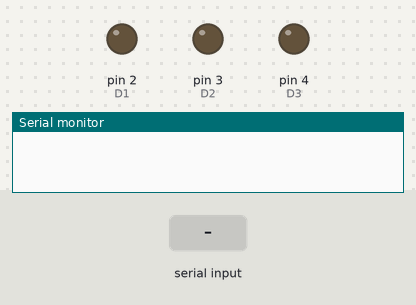
Bench run of a sketch on a simulated Arduino Uno, built with avr-gcc and run on an emulated ATmega328P. Shown: output pins drawn as LEDs (lit = HIGH), the last lines printed to the serial monitor. The test bench sets the inputs (shaded band). At 6.3 s the program stops and its outputs stay as they are.

Above: at 1.2 s.
1.3 s: "A" received over Serial
At 2.8 s:
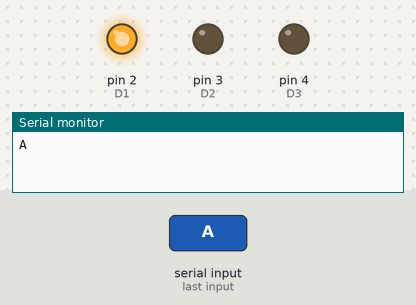
Timing chart, 0 to 5.8 s (numbered marks = the images above; inputs shaded):
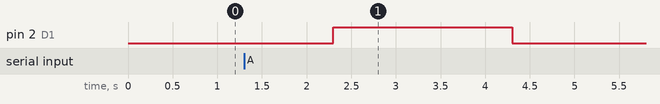

Measured:
- after the input at 1.3 s, pin 2 (D1): LOW → HIGH after 1.0 s, → LOW 2.0 s later

The sketch:

BRAILLE_code.ino
```cpp
int len;
int i=0;

String str;
//========OUTPUT PIN======

int D1 = 2;
int D2 = 3;
int D3 = 4;
int D4 = 5;
int D5 = 6;
int D6 = 7;

void setup()
{

  pinMode(D1, OUTPUT);
  pinMode(D2, OUTPUT);
  pinMode(D3, OUTPUT);
  pinMode(D4, OUTPUT);
  pinMode(D5, OUTPUT);
  pinMode(D6, OUTPUT);

  Serial.begin(9600);

}


void loop()
{


    while(Serial.available()== 0)
    {
    }
        str = Serial.readString();

      str.toUpperCase();

    for(;i<str.length();i++)
     {
      Serial.println(str[i]);

 //============================================
  switch (str[i])
  {
      case 'A': letterPrint(1,0,0,0,0,0);break;
      case 'B': letterPrint(1,0,1,0,0,0);break;

      case 'C': letterPrint(1,1,0,0,0,0);break;

      case 'D': letterPrint(1,1,0,1,0,0); break;

      case 'E': letterPrint(1,0,0,1,0,0); break;

      case 'F': letterPrint(1,1,1,0,0,0); break;

      case 'G': letterPrint(1,1,1,1,0,0); break;

      case 'H': letterPrint(1,0,1,1,0,0); break;

      case 'I': letterPrint(0,1,1,0,0,0); break;

      case 'J':  letterPrint(0,1,1,1,0,0); break;

      case 'K':  letterPrint(1,0,0,0,1,0); break;

      case 'L':  letterPrint(1,0,1,0,1,0);break;

      case 'M':  letterPrint(1,1,0,0,1,0);break;

      case 'N':  letterPrint(1,1,0,1,1,0);break;

      case 'O':  letterPrint(1,0,0,1,1,0);break;

      case 'P':  letterPrint(1,1,1,0,1,0);break;

      case 'Q':  letterPrint(1,1,1,1,1,0);break;

      case 'R':  letterPrint(1,0,1,1,1,0);break;

      case 'S':  letterPrint(0,1,1,0,1,0);break;

      case 'T':  letterPrint(0,1,1,1,1,0);break;

      case 'U':  letterPrint(1,0,0,0,1,1);break;

      case 'V':  letterPrint(1,0,1,0,1,1);break;

      case 'W':  letterPrint(0,1,1,1,0,1);break;

      case 'X':  letterPrint(1,1,0,0,1,1);break;

      case 'Y':  letterPrint(1,1,0,1,1,1);break;

      case 'Z':  letterPrint(1,0,0,1,1,1);break;

      default:
        Serial.println("SORRY");

        }
 letterPrint(0,0,0,0,0,0);
     }
     Serial.end();

 //=================STOP============================

  //================================================

}

//===============================================
void letterPrint(int d1sta,int d2sta,int d3sta,int d4sta,int d5sta,int d6sta) {

    digitalWrite(D1, d1sta);

    digitalWrite(D2, d2sta);

    digitalWrite(D3, d3sta);

    digitalWrite(D4, d4sta);

    digitalWrite(D5, d5sta);

    digitalWrite(D6, d6sta);
    delay(2000);
}
```
